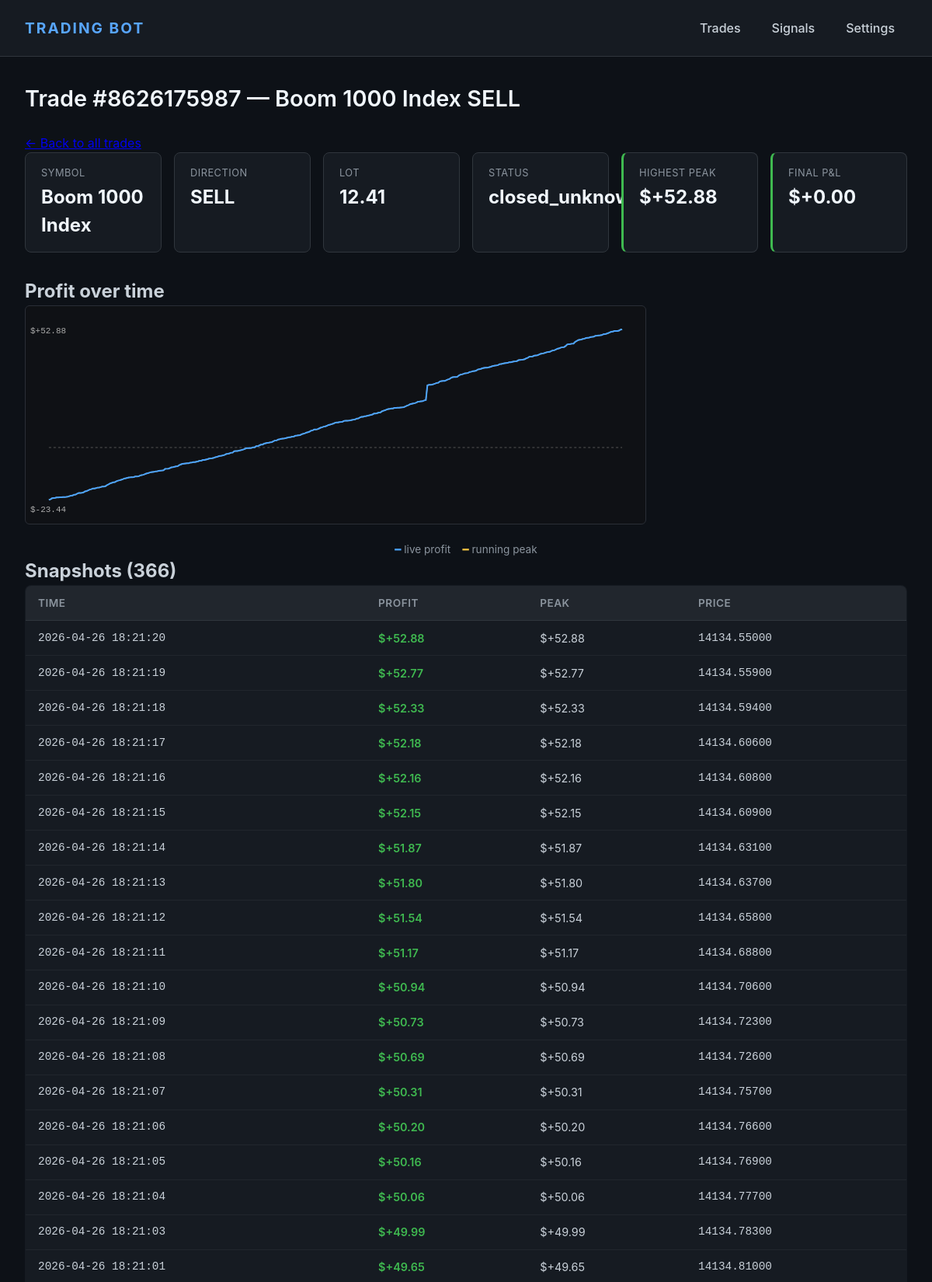
Screenshot of /trade/8626175987 (upper part) with the database file from the repository.
### tables this page shows
CREATE TABLE trades (
    id           INTEGER PRIMARY KEY AUTOINCREMENT,
    ticket       INTEGER UNIQUE,
    symbol       TEXT,
    direction    TEXT,
    lot          REAL,
    open_price   REAL,
    sl           REAL,
    tp           REAL,
    open_time    TEXT DEFAULT (datetime('now')),
    close_time   TEXT,
    close_price  REAL,
    profit       REAL,
    status       TEXT DEFAULT 'open',
    strategy     TEXT,
    close_reason TEXT
, peak_profit REAL);

CREATE TABLE trade_snapshots (
    id        INTEGER PRIMARY KEY AUTOINCREMENT,
    ticket    INTEGER NOT NULL,
    ts        TEXT    DEFAULT (datetime('now')),
    profit    REAL,
    peak      REAL,
    price     REAL
);

### web_app.py (the view)
@app.route("/trade/<int:ticket>")
def trade_history(ticket):
    trade = db.get_trade_by_ticket(ticket)
    snaps = db.get_trade_snapshots(ticket, limit=10000)
    chart = _build_profit_svg(snaps) if snaps else None
    final_peak = max((s["peak"] or 0) for s in snaps) if snaps else 0
    return render_template("trade_history.html",
                           trade=trade,
                           ticket=ticket,
                           snaps=snaps,
                           chart=chart,
                           final_peak=final_peak)

### database.py (called while the page is built)
@contextmanager
def _conn():
    c = sqlite3.connect(str(DB_PATH))
    c.row_factory = sqlite3.Row
    try:
        yield c
        c.commit()
    finally:
        c.close()

def get_trade_snapshots(ticket: int, limit: int = 5000) -> list[dict]:
    with _conn() as c:
        rows = c.execute(
            "SELECT ts, profit, peak, price FROM trade_snapshots "
            "WHERE ticket = ? ORDER BY id ASC LIMIT ?",
            (ticket, limit),
        ).fetchall()
    return [dict(r) for r in rows]

def get_trade_by_ticket(ticket: int) -> dict | None:
    with _conn() as c:
        row = c.execute("SELECT * FROM trades WHERE ticket = ?", (ticket,)).fetchone()
    return dict(row) if row else None

### web_app.py (called while the page is built)
def _build_profit_svg(snaps: list) -> dict:
    W, H, PAD = 800, 280, 30
    profits = [s["profit"] or 0 for s in snaps]
    peaks   = [s["peak"]   or 0 for s in snaps]
    lo = min(min(profits), 0)
    hi = max(max(peaks),   0.01)
    span = (hi - lo) or 1
    n = len(snaps)
    def x(i): return PAD + (W - 2 * PAD) * (i / max(n - 1, 1))
    def y(v): return PAD + (H - 2 * PAD) * (1 - (v - lo) / span)
    profit_pts = " ".join(f"{x(i):.1f},{y(v):.1f}" for i, v in enumerate(profits))
    peak_pts   = " ".join(f"{x(i):.1f},{y(v):.1f}" for i, v in enumerate(peaks))
    zero_y     = y(0)
    return {
        "w": W, "h": H,
        "profit_pts": profit_pts,
        "peak_pts":   peak_pts,
        "zero_y":     zero_y,
        "lo":         lo,
        "hi":         hi,
    }

### templates/trade_history.html (shortened to what this page needs)
{% extends "base.html" %}
{% block content %}
<h1>Trade #{{ ticket }}{% if trade %} — {{ trade.symbol }} {{ trade.direction }}{% endif %}</h1>
<p><a href="{{ url_for('trades') }}">&larr; Back to all trades</a></p>
{% if trade %}
<section class="stats">
  <div class="stat">
    <div class="stat-label">Symbol</div>
    <div class="stat-value">{{ trade.symbol }}</div>
  </div>
  <div class="stat">
    <div class="stat-label">Direction</div>
    <div class="stat-value">{{ trade.direction }}</div>
  </div>
  <div class="stat">
    <div class="stat-label">Lot</div>
    <div class="stat-value">{{ trade.lot }}</div>
  </div>
  <div class="stat">
    <div class="stat-label">Status</div>
    <div class="stat-value">{{ trade.status }}</div>
  </div>
  <div class="stat stat-win">
    <div class="stat-label">Highest peak</div>
    <div class="stat-value">${{ "%+.2f" | format(final_peak) }}</div>
  </div>
  {% if trade.profit is not none %}
  <div class="stat {% if trade.profit >= 0 %}stat-win{% else %}stat-loss{% endif %}">
    <div class="stat-label">Final P&amp;L</div>
    <div class="stat-value">${{ "%+.2f" | format(trade.profit) }}</div>
  </div>
  {% endif %}
</section>
{% endif %}
{% if chart %}
<h2>Profit over time</h2>
<svg viewBox="0 0 {{ chart.w }} {{ chart.h }}"
     style="width:100%; max-width:{{ chart.w }}px; background:#0f1115; border:1px solid #2a2e36; border-radius:6px;">
  <line x1="30" y1="{{ chart.zero_y }}" x2="{{ chart.w - 30 }}" y2="{{ chart.zero_y }}"
        stroke="#555" stroke-dasharray="3,3" />
  <polyline points="{{ chart.peak_pts }}"
            fill="none" stroke="#f5c542" stroke-width="1.5" opacity="0.7" />
  <polyline points="{{ chart.profit_pts }}"
            fill="none" stroke="#4aa3ff" stroke-width="2" />
  <text x="6" y="35" fill="#aaa" font-size="11" font-family="monospace">${{ "%+.2f" | format(chart.hi) }}</text>
  <text x="6" y="{{ chart.h - 14 }}" fill="#aaa" font-size="11" font-family="monospace">${{ "%+.2f" | format(chart.lo) }}</text>
</svg>
<p class="hint">
  <span style="color:#4aa3ff;">━</span> live profit
  &nbsp;&nbsp;
  <span style="color:#f5c542;">━</span> running peak
</p>
{% else %}
<p class="hint">No snapshots yet for this trade.</p>
{% endif %}
<h2>Snapshots ({{ snaps | length }})</h2>
<table class="data">
  <thead>
    <tr>
      <th>Time</th>
      <th>Profit</th>
      <th>Peak</th>
      <th>Price</th>
    </tr>
  </thead>
  <tbody>
    {% for s in snaps | reverse %}
    <tr>
      <td class="mono">{{ s.ts }}</td>
      <td class="{% if (s.profit or 0) > 0 %}buy{% elif (s.profit or 0) < 0 %}sell{% endif %}">
        ${{ "%+.2f" | format(s.profit or 0) }}
      </td>
      <td>${{ "%+.2f" | format(s.peak or 0) }}</td>
      <td class="mono">{% if s.price %}{{ "%.5f" | format(s.price) }}{% else %}—{% endif %}</td>
    </tr>
    {% else %}
    <tr><td colspan="4" class="empty">No snapshots recorded yet.</td></tr>
    {% endfor %}
  </tbody>
</table>
{% endblock %}

### static/style.css (style rules this page uses)
* { box-sizing: border-box; margin: 0; padding: 0; }
body { font-family: -apple-system, BlinkMacSystemFont, "Segoe UI", Roboto, sans-serif; background: #0d1117; color: #c9d1d9; line-height: 1.5; min-height: 100vh; display: flex; flex-direction: column; }
h1 { font-size: 1.8rem; font-weight: 600; margin-bottom: 1.5rem; color: #f0f6fc; }
.stats { display: grid; grid-template-columns: repeat(auto-fit, minmax(140px, 1fr)); gap: 1rem; margin-bottom: 2rem; }
.stat { background: #161b22; border: 1px solid #30363d; border-radius: 8px; padding: 1rem 1.25rem; }
.stat-label { font-size: 0.8rem; color: #8b949e; text-transform: uppercase; letter-spacing: 0.5px; margin-bottom: 0.25rem; }
.stat-value { font-size: 1.5rem; font-weight: 700; color: #f0f6fc; }
.stat-win { border-left: 3px solid #3fb950; }
.data { width: 100%; border-collapse: collapse; background: #161b22; border: 1px solid #30363d; border-radius: 8px; overflow: hidden; }
.data thead { background: #21262d; }
.data th { text-align: left; padding: 0.75rem 1rem; font-weight: 600; color: #8b949e; font-size: 0.85rem; text-transform: uppercase; letter-spacing: 0.5px; border-bottom: 1px solid #30363d; }
.data td { padding: 0.7rem 1rem; border-bottom: 1px solid #21262d; font-size: 0.9rem; }
.mono { font-family: 'Consolas', 'Monaco', monospace; font-size: 0.8rem; }
.buy { color: #3fb950; font-weight: 600; }
.hint { color: #8b949e; font-size: 0.85rem; margin-top: 1rem; text-align: center; }

### rows the page displays
trades: symbol "Boom 1000 Index", direction "SELL", lot "12.41", status "closed_unknown", profit "+0.00"
trade_snapshots: peak "+52.88", hi "+52.88", ts "2026-04-26 18:21:20", profit "+52.88", price "14134.55000"
trade_snapshots: lo "-23.44"
trade_snapshots: ts "2026-04-26 18:21:19", profit "+52.77", peak "+52.77", price "14134.55900"
trade_snapshots: ts "2026-04-26 18:21:18", profit "+52.33", peak "+52.33", price "14134.59400"
trade_snapshots: ts "2026-04-26 18:21:17", profit "+52.18", peak "+52.18", price "14134.60600"
trade_snapshots: ts "2026-04-26 18:21:16", profit "+52.16", peak "+52.16", price "14134.60800"
trade_snapshots: ts "2026-04-26 18:21:15", profit "+52.15", peak "+52.15", price "14134.60900"
trade_snapshots: ts "2026-04-26 18:21:14", profit "+51.87", peak "+51.87", price "14134.63100"
trade_snapshots: ts "2026-04-26 18:21:13", profit "+51.80", peak "+51.80", price "14134.63700"
trade_snapshots: ts "2026-04-26 18:21:12", profit "+51.54", peak "+51.54", price "14134.65800"
trade_snapshots: ts "2026-04-26 18:21:11", profit "+51.17", peak "+51.17", price "14134.68800"
trade_snapshots: ts "2026-04-26 18:21:10", profit "+50.94", peak "+50.94", price "14134.70600"
trade_snapshots: ts "2026-04-26 18:21:09", profit "+50.73", peak "+50.73", price "14134.72300"
trade_snapshots: ts "2026-04-26 18:21:08", profit "+50.69", peak "+50.69", price "14134.72600"
trade_snapshots: ts "2026-04-26 18:21:07", profit "+50.31", peak "+50.31", price "14134.75700"
trade_snapshots: ts "2026-04-26 18:21:06", profit "+50.20", peak "+50.20", price "14134.76600"
trade_snapshots: ts "2026-04-26 18:21:05", profit "+50.16", peak "+50.16", price "14134.76900"
trade_snapshots: ts "2026-04-26 18:21:04", profit "+50.06", peak "+50.06", price "14134.77700"
trade_snapshots: ts "2026-04-26 18:21:03", profit "+49.99", peak "+49.99", price "14134.78300"
trade_snapshots: ts "2026-04-26 18:21:01", profit "+49.65", peak "+49.65", price "14134.81000"

### other values shown
{{ ticket }} "8626175987"
{{ snaps | length }} "366"
